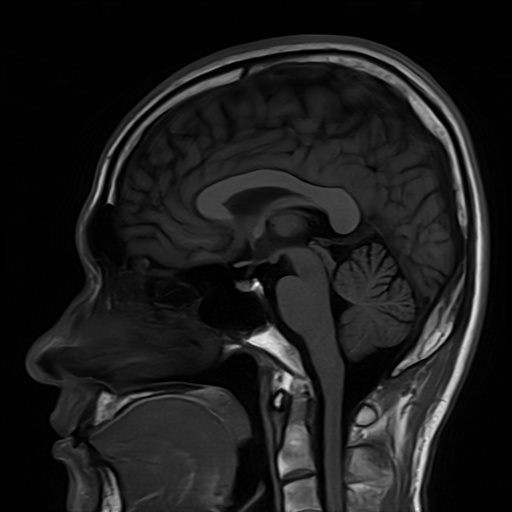
#> input picture Experiment_08/Inputs/images/Brain_MRI.png, 512 x 512 px; the run also reads 1 picture not shown here
$ python task_8_2_isodata_convergence.py
#> lines starting #> are read from the running program, lines starting #| are printed output that depends on the picture; after the words box and inside, x2 and y2 are one past the last pixel; in counts of white or black regions, pixels touching at a corner belong together
"""
Experiment 08 - Task 8.2: Iterative Isodata vs. Otsu's Global Method Convergence Analysis
Evaluates convergence dynamics on Brain MRI and Chest X-ray across multiple starting guesses.
"""
import os
import cv2
import numpy as np
import pandas as pd
import matplotlib.pyplot as plt

def run_isodata(img, T0, tol=0.05, max_iter=50):
    """
    Executes Iterative Isodata algorithm, recording trajectory of threshold values.
    """
    T = float(T0)
    trajectory = [T]

    for i in range(1, max_iter + 1):
        bg = img[img <= T]
        fg = img[img > T]

        mu_bg = float(bg.mean()) if len(bg) > 0 else 0.0
        mu_fg = float(fg.mean()) if len(fg) > 0 else 255.0

        T_next = 0.5 * (mu_bg + mu_fg)
        trajectory.append(T_next)

        if abs(T_next - T) < tol:
            return T_next, i, trajectory
        T = T_next

    return T, max_iter, trajectory

def run_task_8_2():
    base_dir = os.path.dirname(os.path.dirname(os.path.abspath(__file__)))
    img_dir = os.path.join(base_dir, "Inputs", "images")
    out_dir = os.path.join(base_dir, "Outputs", "Python")
    tab_dir = os.path.join(base_dir, "Tables")
    os.makedirs(out_dir, exist_ok=True)
    os.makedirs(tab_dir, exist_ok=True)

    modalities = [
        ("Brain MRI", os.path.join(img_dir, "Brain_MRI.png")),
        ("Chest X-ray", os.path.join(img_dir, "Chest_Xray.png"))
    ]

    t0_guesses = [20, 128, 230]
    records = []
    trajectories = {}

    print("=" * 80)
    print("TASK 8.2: ITERATIVE ISODATA VS. OTSU CONVERGENCE BENCHMARK")
    print("=" * 80)

    for mod_name, path in modalities:
        img = cv2.imread(path, cv2.IMREAD_GRAYSCALE)
#> img is the input picture: shape (512, 512); min 0, max 254, mean 27.9
        if img is None:
            raise FileNotFoundError(f"Image not found at {path}")
        if img.shape != (512, 512):
            img = cv2.resize(img, (512, 512))

        # Otsu reference
        t_otsu, mask_otsu = cv2.threshold(img, 0, 255, cv2.THRESH_BINARY + cv2.THRESH_OTSU)
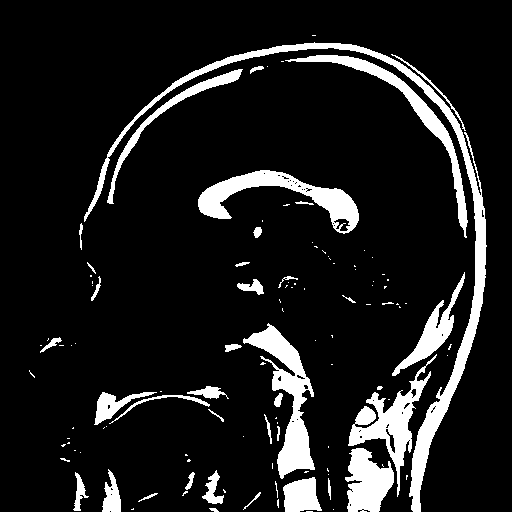
#> mask_otsu: shape (512, 512); 11.3% white; 115 white regions (77 under 20 px), largest, box (x1, y1, x2, y2) and area: (84, 42, 487, 512) 7085, (243, 323, 315, 479) 3591, (198, 170, 359, 234) 3287
#> t_otsu = 59
        t_otsu = float(t_otsu)

        print(f"\n--- Modality: {mod_name} (Otsu Reference T* = {t_otsu:.1f}) ---")
#| --- Modality: Brain MRI (Otsu Reference T* = 59.0) ---
        print(f"{'Initial T0':<12} | {'Final T_iso':<12} | {'Iterations':<11} | {'Diff vs Otsu':<13} | {'Dice (DSC)':<10}")
        print("-" * 65)

        for T0 in t0_guesses:
            T_final, iters, traj = run_isodata(img, T0)
            trajectories[(mod_name, T0)] = traj

            # Mask comparison
            mask_iso = (img > T_final).astype(np.uint8) * 255
            inter = np.logical_and(mask_iso > 0, mask_otsu > 0).sum()
            denom = (mask_iso > 0).sum() + (mask_otsu > 0).sum()
            dsc = (2.0 * inter / denom) if denom > 0 else 1.0
            diff = abs(T_final - t_otsu)

            records.append({
                "Modality": mod_name,
                "T0_Guess": T0,
                "Final_T_iso": round(T_final, 2),
                "Otsu_T_star": round(t_otsu, 2),
                "Iterations": iters,
                "Delta_T": round(diff, 2),
                "Dice_vs_Otsu": round(dsc, 4)
            })

            print(f"{T0:<12} | {T_final:<12.2f} | {iters:<11} | {diff:<13.2f} | {dsc:<10.4f}")
#> this loop made 3 passes
#> (T_final, iters, inter, denom, dsc, diff) on passes 1 to 3: (41.95, 10, 29609, 97711, 0.606, 17.05), (60.21, 12, 28820, 58429, 0.986, 1.21), (60.21, 13, 28820, 58429, 0.986, 1.21)
#| 20           | 41.95        | 10          | 17.05         | 0.6061
#| 128          | 60.21        | 12          | 1.21          | 0.9865
#| 230          | 60.21        | 13          | 1.21          | 0.9865
#> pass 1, in run_task_8_2, `mask_iso = (img > T_final).astype(np.uint8) * 255`:
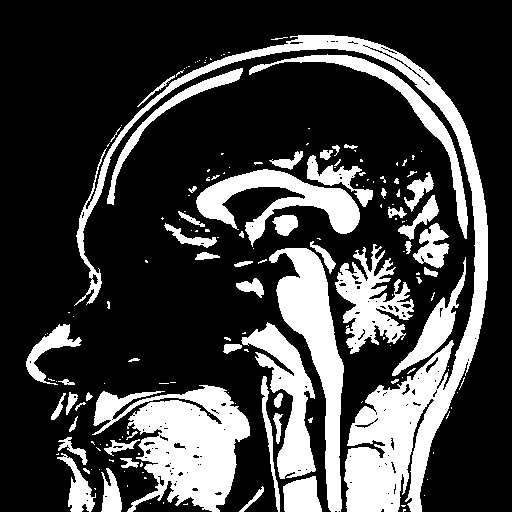
#> mask_iso: shape (512, 512); 26% white; 173 white regions (114 under 20 px), largest, box (x1, y1, x2, y2) and area: (74, 35, 488, 512) 19091, (92, 385, 250, 512) 10764, (269, 248, 344, 512) 6949
#> pass 2, in run_task_8_2, `mask_iso = (img > T_final).astype(np.uint8) * 255`:
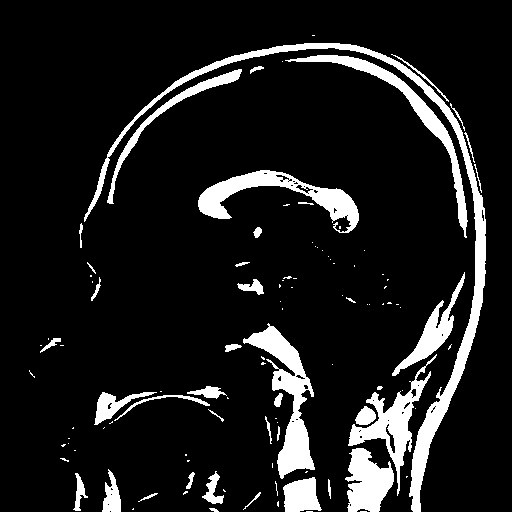
#> mask_iso: shape (512, 512); 11% white; 107 white regions (67 under 20 px), largest, box (x1, y1, x2, y2) and area: (84, 43, 486, 512) 6896, (243, 323, 315, 479) 3537, (198, 170, 359, 233) 3104
#> after the loop, records = 3 items; trajectories = 3 items
#> pass 2 of the loop in run_task_8_2, `for mod_name, path in modalities:`:
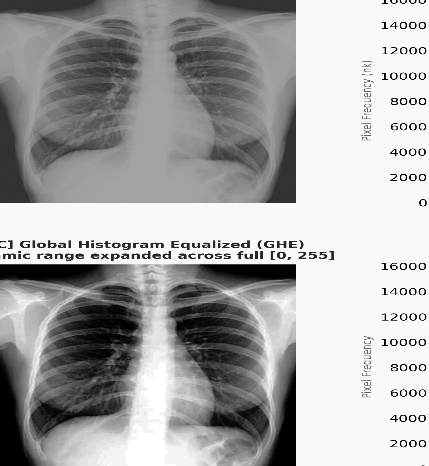
#> input picture Experiment_09/Inputs/images/Chest_Xray.png, 429 x 466 px, found by its file name
#> in run_task_8_2, img is the input picture: shape (466, 429); min 0, max 255, mean 168.1
#> in run_task_8_2, `img = cv2.resize(img, (512, 512))`:
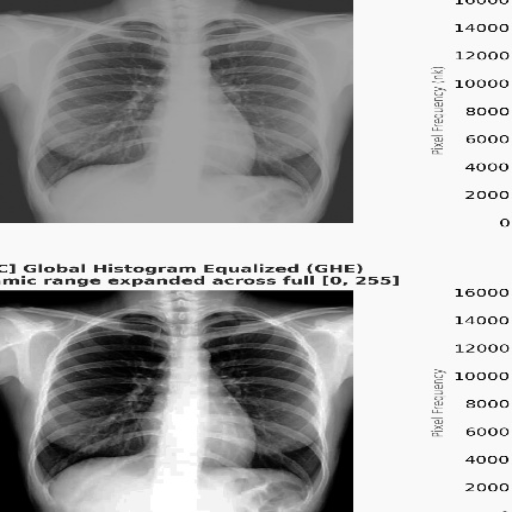
#> img: shape (512, 512); min 0, max 255, mean 168
#> in run_task_8_2, `t_otsu, mask_otsu = cv2.threshold(img, 0, 255, cv2.THRESH_BINARY + cv2..`:
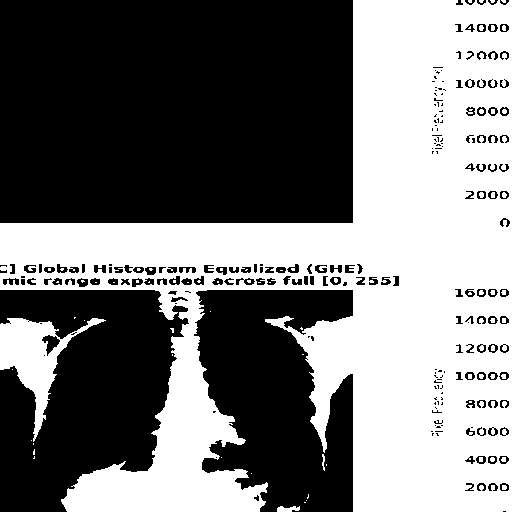
#> mask_otsu: shape (512, 512); 46.8% white; 76 white regions (49 under 20 px), largest, box (x1, y1, x2, y2) and area: (0, 0, 512, 512) 117796, (0, 318, 106, 442) 3975, (277, 506, 300, 512) 102
#> t_otsu = 172
#| --- Modality: Chest X-ray (Otsu Reference T* = 172.0) ---
#> the loop in run_task_8_2, `for T0 in t0_guesses:` made 3 passes
#> iters on passes 1 to 2: 11, 9
#> (printed output is left out)
#> after the loop in run_task_8_2, `for T0 in t0_guesses:`: records = 6 items

    df = pd.DataFrame(records)
#> df = table of 6 rows and 7 columns
    csv_path = os.path.join(tab_dir, "exp08_task_8_2_isodata_convergence.csv")
    df.to_csv(csv_path, index=False)
    print(f"\n[SAVED] Task 8.2 metrics to: {csv_path}")

    # Plot Convergence Trajectories & Visual Results
    fig, axes = plt.subplots(2, 3, figsize=(16, 9))
    fig.patch.set_facecolor("#FFFFFF")

    colors = {20: "#2563EB", 128: "#16A34A", 230: "#DC2626"}

    # Row 1: Brain MRI Trajectory, Input Image, Segmentation Mask
    ax_t1 = axes[0, 0]
    for T0 in t0_guesses:
        traj = trajectories[("Brain MRI", T0)]
        ax_t1.plot(range(len(traj)), traj, marker="o", markersize=4, label=f"T0 = {T0} (Converged in {len(traj)-1} iters)", color=colors[T0])
    otsu_val_mri = df[df["Modality"] == "Brain MRI"]["Otsu_T_star"].iloc[0]
#> otsu_val_mri = 59
    ax_t1.axhline(otsu_val_mri, color="#000000", linestyle="--", linewidth=1.8, label=f"Otsu T* = {otsu_val_mri:.1f}")
    ax_t1.set_title("Brain MRI: Isodata Convergence Dynamics", fontsize=11, fontweight="bold", pad=8)
    ax_t1.set_xlabel("Iteration Step $k$", fontsize=10, fontweight="bold")
    ax_t1.set_ylabel("Threshold Value $T_k$", fontsize=10, fontweight="bold")
    ax_t1.legend(fontsize=8.5, loc="best")
    ax_t1.grid(True, linestyle=":", alpha=0.6)

    mri_img = cv2.imread(modalities[0][1], cv2.IMREAD_GRAYSCALE)
    if mri_img.shape != (512, 512): mri_img = cv2.resize(mri_img, (512, 512))
    axes[0, 1].imshow(mri_img, cmap="gray")
    axes[0, 1].set_title("Brain MRI (Input)", fontsize=11, fontweight="bold", pad=8)
    axes[0, 1].axis("off")

    final_t_mri = df[df["Modality"] == "Brain MRI"]["Final_T_iso"].iloc[0]
#> final_t_mri = 41.95
    axes[0, 2].imshow(mri_img > final_t_mri, cmap="gray")
    axes[0, 2].set_title(f"Brain MRI Isodata Mask (T={final_t_mri:.1f})", fontsize=11, fontweight="bold", pad=8)
    axes[0, 2].axis("off")

    # Row 2: Chest X-ray Trajectory, Input Image, Segmentation Mask
    ax_t2 = axes[1, 0]
    for T0 in t0_guesses:
        traj = trajectories[("Chest X-ray", T0)]
        ax_t2.plot(range(len(traj)), traj, marker="s", markersize=4, label=f"T0 = {T0} (Converged in {len(traj)-1} iters)", color=colors[T0])
#> this loop made 3 passes
#> traj on pass 3: [230, 182.2, 174.2, 172.8, 172.4, 172.4]
    otsu_val_xray = df[df["Modality"] == "Chest X-ray"]["Otsu_T_star"].iloc[0]
#> otsu_val_xray = 172
    ax_t2.axhline(otsu_val_xray, color="#000000", linestyle="--", linewidth=1.8, label=f"Otsu T* = {otsu_val_xray:.1f}")
    ax_t2.set_title("Chest X-ray: Isodata Convergence Dynamics", fontsize=11, fontweight="bold", pad=8)
    ax_t2.set_xlabel("Iteration Step $k$", fontsize=10, fontweight="bold")
    ax_t2.set_ylabel("Threshold Value $T_k$", fontsize=10, fontweight="bold")
    ax_t2.legend(fontsize=8.5, loc="best")
    ax_t2.grid(True, linestyle=":", alpha=0.6)

    xray_img = cv2.imread(modalities[1][1], cv2.IMREAD_GRAYSCALE)
    if xray_img.shape != (512, 512): xray_img = cv2.resize(xray_img, (512, 512))
    axes[1, 1].imshow(xray_img, cmap="gray")
    axes[1, 1].set_title("Chest X-ray (Input)", fontsize=11, fontweight="bold", pad=8)
    axes[1, 1].axis("off")

    final_t_xray = df[df["Modality"] == "Chest X-ray"]["Final_T_iso"].iloc[0]
#> final_t_xray = 172.4
    axes[1, 2].imshow(xray_img > final_t_xray, cmap="gray")
    axes[1, 2].set_title(f"Chest X-ray Isodata Mask (T={final_t_xray:.1f})", fontsize=11, fontweight="bold", pad=8)
    axes[1, 2].axis("off")

    plt.tight_layout()
    fig_path = os.path.join(out_dir, "exp08_task_8_2_isodata_convergence.png")
    plt.savefig(fig_path, dpi=300, bbox_inches="tight")
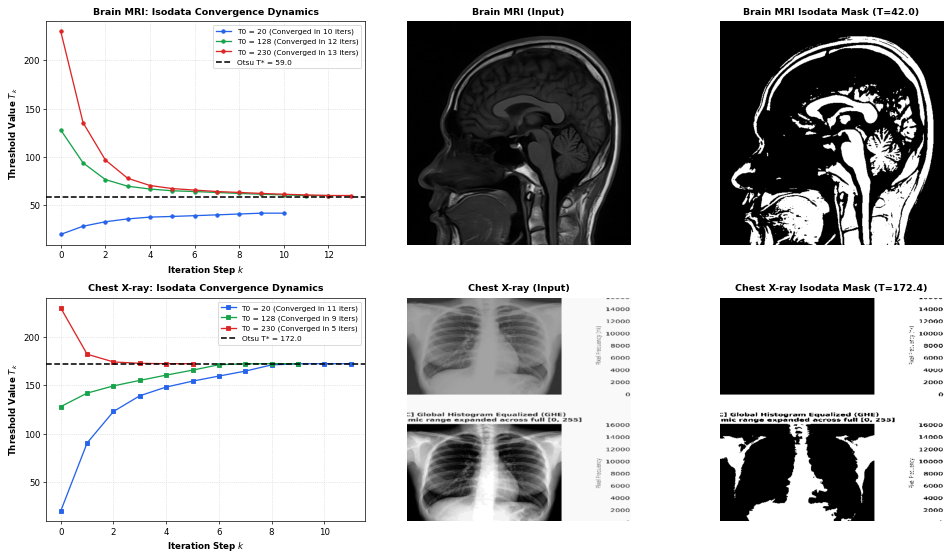
#> figure drawn by matplotlib, 6 panels; panel 1: curve peaks at x = 9, y = 41.95; panel 1: curve peaks at x = 0, y = 128; panel 1: curve peaks at x = 0, y = 230; panel 4: curve peaks at x = 10, y = 172.4
    plt.close()
    print(f"[SAVED] Task 8.2 figure to: {fig_path}")

    return df

if __name__ == "__main__":
    run_task_8_2()
